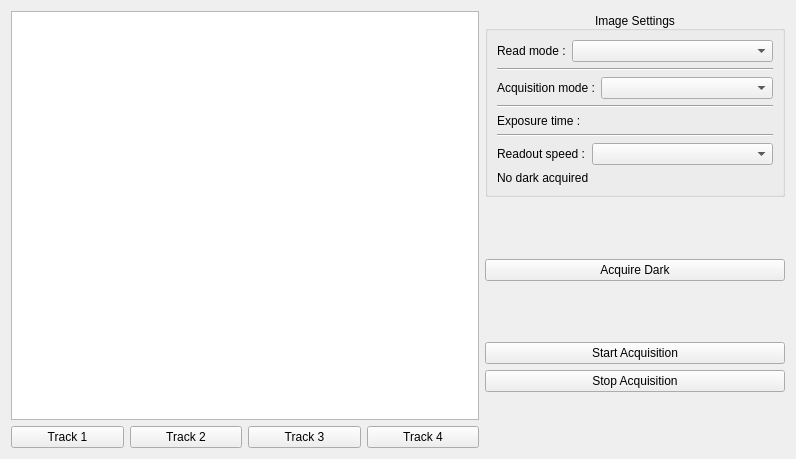
<?xml version="1.0" encoding="UTF-8"?>
<ui version="4.0">
 <class>Form</class>
 <widget class="QWidget" name="Form">
  <property name="geometry">
   <rect>
    <x>0</x>
    <y>0</y>
    <width>796</width>
    <height>459</height>
   </rect>
  </property>
  <property name="sizePolicy">
   <sizepolicy hsizetype="Expanding" vsizetype="Expanding">
    <horstretch>0</horstretch>
    <verstretch>0</verstretch>
   </sizepolicy>
  </property>
  <property name="windowTitle">
   <string>Form</string>
  </property>
  <layout class="QGridLayout" name="gridLayout">
   <item row="0" column="0">
    <layout class="QGridLayout" name="gridLayout_8">
     <item row="0" column="0">
      <layout class="QVBoxLayout" name="verticalLayout_4">
       <item>
        <widget class="PlotWidget" name="graph"/>
       </item>
       <item>
        <layout class="QHBoxLayout" name="horizontalLayout_3">
         <item>
          <widget class="QPushButton" name="track1">
           <property name="text">
            <string>Track 1</string>
           </property>
          </widget>
         </item>
         <item>
          <widget class="QPushButton" name="track2">
           <property name="text">
            <string>Track 2</string>
           </property>
          </widget>
         </item>
         <item>
          <widget class="QPushButton" name="track3">
           <property name="text">
            <string>Track 3</string>
           </property>
          </widget>
         </item>
         <item>
          <widget class="QPushButton" name="track4">
           <property name="text">
            <string>Track 4</string>
           </property>
          </widget>
         </item>
        </layout>
       </item>
      </layout>
     </item>
     <item row="0" column="1">
      <layout class="QVBoxLayout" name="verticalLayout_6">
       <item>
        <widget class="QGroupBox" name="image_settings">
         <property name="maximumSize">
          <size>
           <width>300</width>
           <height>16777215</height>
          </size>
         </property>
         <property name="styleSheet">
          <string notr="true"/>
         </property>
         <property name="title">
          <string>Image Settings</string>
         </property>
         <property name="alignment">
          <set>Qt::AlignBottom|Qt::AlignHCenter</set>
         </property>
         <layout class="QVBoxLayout" name="verticalLayout_5">
          <item>
           <layout class="QHBoxLayout" name="horizontalLayout_4">
            <item>
             <widget class="QLabel" name="read_modes_label">
              <property name="text">
               <string>Read mode :</string>
              </property>
             </widget>
            </item>
            <item>
             <widget class="QComboBox" name="read_modes">
              <property name="sizePolicy">
               <sizepolicy hsizetype="Expanding" vsizetype="Fixed">
                <horstretch>0</horstretch>
                <verstretch>0</verstretch>
               </sizepolicy>
              </property>
             </widget>
            </item>
           </layout>
          </item>
          <item>
           <widget class="Line" name="separator8">
            <property name="orientation">
             <enum>Qt::Horizontal</enum>
            </property>
           </widget>
          </item>
          <item>
           <layout class="QHBoxLayout" name="horizontalLayout_5">
            <item>
             <widget class="QLabel" name="acquisition_modes_label">
              <property name="text">
               <string>Acquisition mode :</string>
              </property>
             </widget>
            </item>
            <item>
             <widget class="QComboBox" name="acquisition_modes">
              <property name="sizePolicy">
               <sizepolicy hsizetype="Expanding" vsizetype="Fixed">
                <horstretch>0</horstretch>
                <verstretch>0</verstretch>
               </sizepolicy>
              </property>
             </widget>
            </item>
           </layout>
          </item>
          <item>
           <widget class="Line" name="separator9">
            <property name="orientation">
             <enum>Qt::Horizontal</enum>
            </property>
           </widget>
          </item>
          <item>
           <layout class="QHBoxLayout" name="exposure_time_layout">
            <item>
             <widget class="QLabel" name="exposure_time_label">
              <property name="text">
               <string>Exposure time :</string>
              </property>
             </widget>
            </item>
           </layout>
          </item>
          <item>
           <widget class="Line" name="separator10">
            <property name="orientation">
             <enum>Qt::Horizontal</enum>
            </property>
           </widget>
          </item>
          <item>
           <layout class="QHBoxLayout" name="readout_speed_layout">
            <item>
             <widget class="QLabel" name="readout_speed_label">
              <property name="text">
               <string>Readout speed :</string>
              </property>
             </widget>
            </item>
            <item>
             <widget class="QComboBox" name="readout_speed">
              <property name="sizePolicy">
               <sizepolicy hsizetype="Expanding" vsizetype="Fixed">
                <horstretch>0</horstretch>
                <verstretch>0</verstretch>
               </sizepolicy>
              </property>
             </widget>
            </item>
           </layout>
          </item>
          <item>
           <widget class="QLabel" name="dark_acquired_msg">
            <property name="text">
             <string>No dark acquired</string>
            </property>
           </widget>
          </item>
         </layout>
        </widget>
       </item>
       <item>
        <spacer name="verticalSpacer_6">
         <property name="orientation">
          <enum>Qt::Vertical</enum>
         </property>
         <property name="sizeHint" stdset="0">
          <size>
           <width>20</width>
           <height>40</height>
          </size>
         </property>
        </spacer>
       </item>
       <item>
        <widget class="QPushButton" name="acquire_dark">
         <property name="maximumSize">
          <size>
           <width>300</width>
           <height>16777215</height>
          </size>
         </property>
         <property name="text">
          <string>Acquire Dark</string>
         </property>
        </widget>
       </item>
       <item>
        <spacer name="verticalSpacer_2">
         <property name="orientation">
          <enum>Qt::Vertical</enum>
         </property>
         <property name="sizeHint" stdset="0">
          <size>
           <width>20</width>
           <height>40</height>
          </size>
         </property>
        </spacer>
       </item>
       <item>
        <widget class="QPushButton" name="start_acquisition">
         <property name="maximumSize">
          <size>
           <width>300</width>
           <height>16777215</height>
          </size>
         </property>
         <property name="text">
          <string>Start Acquisition</string>
         </property>
        </widget>
       </item>
       <item>
        <widget class="QPushButton" name="stop_acquisition">
         <property name="maximumSize">
          <size>
           <width>300</width>
           <height>16777215</height>
          </size>
         </property>
         <property name="text">
          <string>Stop Acquisition</string>
         </property>
        </widget>
       </item>
       <item>
        <spacer name="verticalSpacer_7">
         <property name="orientation">
          <enum>Qt::Vertical</enum>
         </property>
         <property name="sizeHint" stdset="0">
          <size>
           <width>20</width>
           <height>40</height>
          </size>
         </property>
        </spacer>
       </item>
      </layout>
     </item>
    </layout>
   </item>
  </layout>
 </widget>
 <customwidgets>
  <customwidget>
   <class>PlotWidget</class>
   <extends>QGraphicsView</extends>
   <header location="global">pyqtgraph</header>
  </customwidget>
 </customwidgets>
 <resources/>
 <connections/>
</ui>
